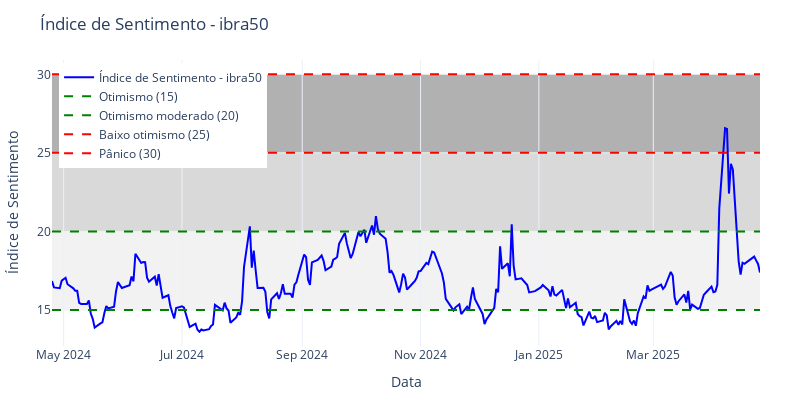

The code cell stored with this chart in its notebook:
### Code cell
fig = go.Figure()

fig.add_trace(go.Scatter( x=df.Data, y=df.VX, mode='lines', name=f'Índice de Sentimento - {carteira}', line=dict(color='blue')))
# Linha de Otimismo (15)
fig.add_trace(go.Scatter(x=[df.Data.min(), df.Data.max()],y=[15, 15], mode='lines', name='Otimismo (15)',
    line=dict(color='green', dash='dash')))
# Linha de Otimismo moderado (20)
fig.add_trace(go.Scatter(x=[df.Data.min(), df.Data.max()],y=[20, 20], mode='lines', name='Otimismo moderado (20)',
    line=dict(color='green', dash='dash')))
# Linha de Baixo otimismo (25)
fig.add_trace(go.Scatter( x=[df.Data.min(), df.Data.max()], y=[25, 25], mode='lines', name='Baixo otimismo (25)',
    line=dict(color='red', dash='dash')))
# Linha de Pânico (30)
fig.add_trace(go.Scatter(x=[df.Data.min(), df.Data.max()],y=[30, 30],mode='lines',name='Pânico (30)',
    line=dict(color='red', dash='dash')))

# Faixa 15-20 (cinza bem claro)
fig.add_shape( type="rect",x0=df.Data.min(), x1=df.Data.max(), y0=15, y1=20,  fillcolor="lightgrey",  # tom mais claro
    opacity=0.3, layer="below",  line_width=0, )
# Faixa 20-25 (cinza médio)
fig.add_shape( type="rect",x0=df.Data.min(), x1=df.Data.max(), y0=20, y1=25, fillcolor="grey",  # tom médio
    opacity=0.3,layer="below", line_width=0,)
# Faixa 25-30 (cinza mais escuro)
fig.add_shape(type="rect",x0=df.Data.min(), x1=df.Data.max(),y0=25, y1=30,fillcolor="darkgrey",  # tom mais escuro
    opacity=0.9,layer="below",line_width=0,)

# Layout
fig.update_layout(
    title=f'Índice de Sentimento - {carteira}',
    width=800,
    height=400,
    legend=dict(yanchor="top", y=0.99, xanchor="left", x=0.01),
    margin=dict(l=40, r=40, t=60, b=40),
    xaxis_title='Data',
    yaxis_title='Índice de Sentimento',
    template='plotly_white'
)

fig.show()

### Figure 1 — Plotly figure (JSON) as saved in the notebook; plotly's stock layout.template omitted (floating-point values rounded to 4 significant figures; data arrays with more than 128 entries replaced by an {"elided": "..."} marker saying what was removed)
{"data": [{"line": {"color": "blue"}, "mode": "lines", "name": "Índice de Sentimento - ibra50", "type": "scatter", "x": {"elided": "250 str values"}, "y": {"elided": "250 float values"}}, {"line": {"color": "green", "dash": "dash"}, "mode": "lines", "name": "Otimismo (15)", "type": "scatter", "x": ["2024-04-25T00:00:00", "2025-04-25T00:00:00"], "y": [15, 15]}, {"line": {"color": "green", "dash": "dash"}, "mode": "lines", "name": "Otimismo moderado (20)", "type": "scatter", "x": ["2024-04-25T00:00:00", "2025-04-25T00:00:00"], "y": [20, 20]}, {"line": {"color": "red", "dash": "dash"}, "mode": "lines", "name": "Baixo otimismo (25)", "type": "scatter", "x": ["2024-04-25T00:00:00", "2025-04-25T00:00:00"], "y": [25, 25]}, {"line": {"color": "red", "dash": "dash"}, "mode": "lines", "name": "Pânico (30)", "type": "scatter", "x": ["2024-04-25T00:00:00", "2025-04-25T00:00:00"], "y": [30, 30]}], "layout": {"height": 400, "legend": {"x": 0.01, "xanchor": "left", "y": 0.99, "yanchor": "top"}, "margin": {"b": 40, "l": 40, "r": 40, "t": 60}, "shapes": [{"fillcolor": "lightgrey", "layer": "below", "line": {"width": 0}, "opacity": 0.3, "type": "rect", "x0": "2024-04-25T00:00:00", "x1": "2025-04-25T00:00:00", "y0": 15, "y1": 20}, {"fillcolor": "grey", "layer": "below", "line": {"width": 0}, "opacity": 0.3, "type": "rect", "x0": "2024-04-25T00:00:00", "x1": "2025-04-25T00:00:00", "y0": 20, "y1": 25}, {"fillcolor": "darkgrey", "layer": "below", "line": {"width": 0}, "opacity": 0.9, "type": "rect", "x0": "2024-04-25T00:00:00", "x1": "2025-04-25T00:00:00", "y0": 25, "y1": 30}], "title": {"text": "Índice de Sentimento - ibra50"}, "width": 800, "xaxis": {"title": {"text": "Data"}}, "yaxis": {"title": {"text": "Índice de Sentimento"}}}}
